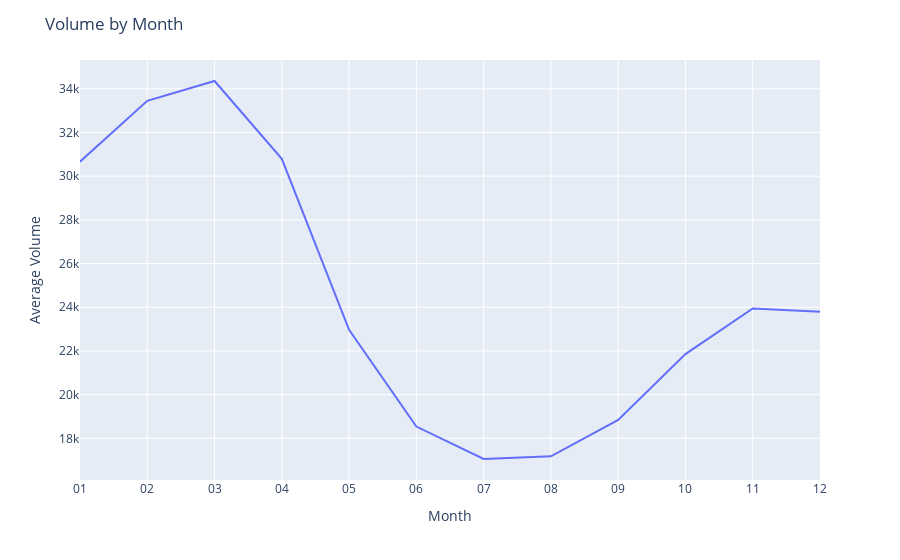

The notebook cell this image was saved under:
### Code cell
# Group the data by 'Hour' and 'Month' and calculate the average volume
# monthly_volume = df_raw.groupby(['Month Name'])['Volume'].mean().reset_index()
monthly_volume = df_raw.groupby(['Month'])['Volume'].mean().reset_index()

# Create the line plot using Plotly Express
fig2 = px.line(monthly_volume, x='Month', y='Volume')

# Set the x-axis label
fig2.update_layout(xaxis_title='Month')

# Set the y-axis label
fig2.update_layout(yaxis_title='Average Volume')

# Set the title of the plot
fig2.update_layout(title='Volume by Month')

# Display the plot
fig2.show()

### Figure 1 — Plotly figure (JSON) as saved in the notebook; plotly's stock layout.template omitted (floating-point values rounded to 4 significant figures)
{"data": [{"hovertemplate": "Month=%{x}<br>Volume=%{y}<extra></extra>", "legendgroup": "", "line": {"color": "#636efa", "dash": "solid"}, "marker": {"symbol": "circle"}, "mode": "lines", "name": "", "orientation": "v", "showlegend": false, "type": "scatter", "x": ["01", "02", "03", "04", "05", "06", "07", "08", "09", "10", "11", "12"], "xaxis": "x", "y": [30660.0, 33450.0, 34360.0, 30790.0, 22970.0, 18540.0, 17050.0, 17170.0, 18840.0, 21860.0, 23950.0, 23800.0], "yaxis": "y"}], "layout": {"legend": {"tracegroupgap": 0}, "margin": {"t": 60}, "title": {"text": "Volume by Month"}, "xaxis": {"anchor": "y", "domain": [0, 1], "title": {"text": "Month"}}, "yaxis": {"anchor": "x", "domain": [0, 1], "title": {"text": "Average Volume"}}}}
